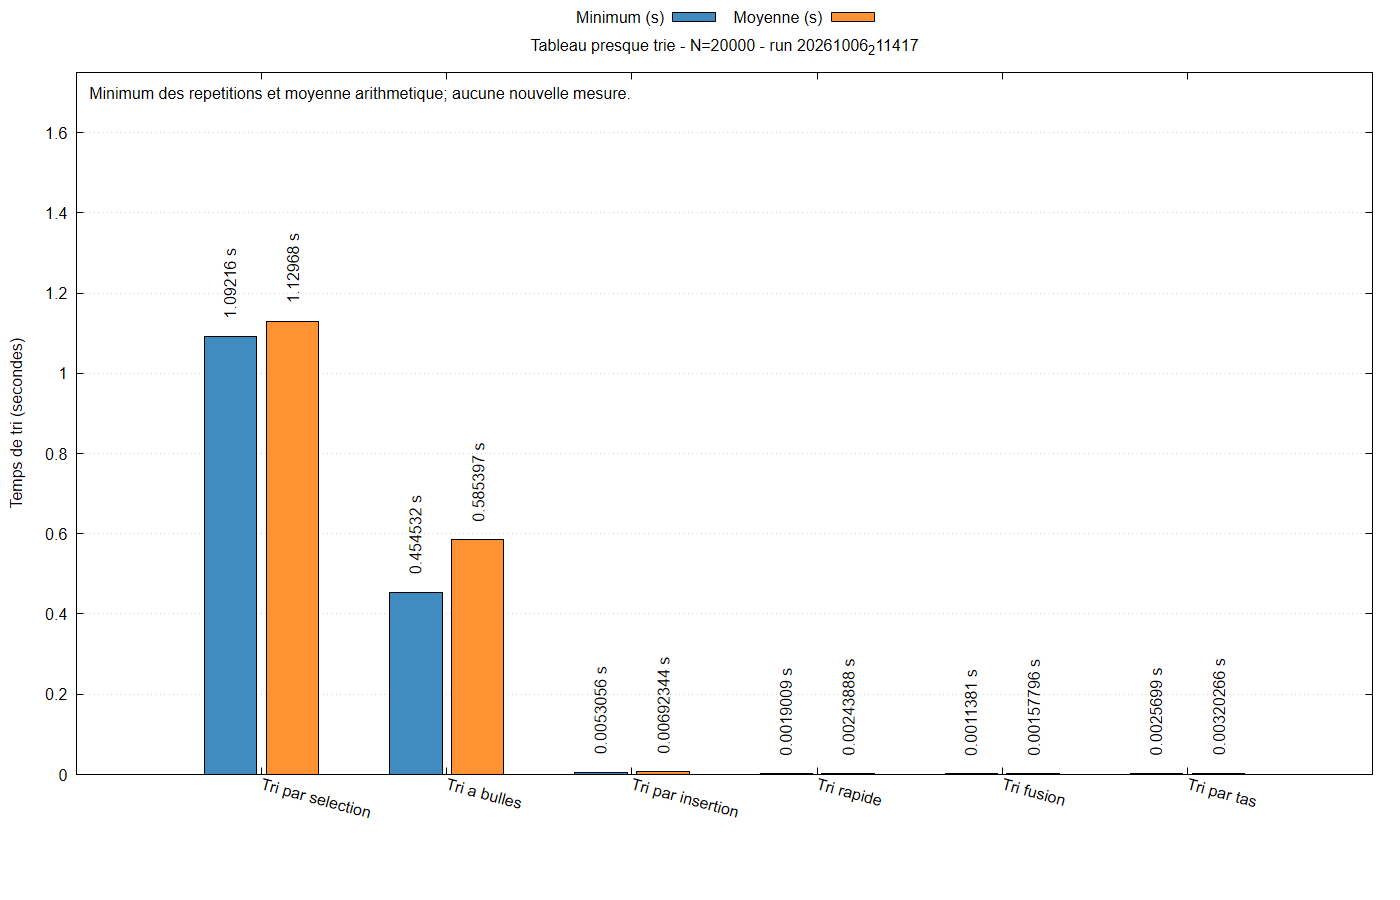

Reproduce this figure in gnuplot.
set encoding utf8
set terminal pngcairo size 1400,900 font 'Arial,12'
set output 'graphiques/20261006_211417/histogrammes/presque_trie_20000.png'
set datafile separator ';'
set datafile missing 'non_mesure'
set title 'Tableau presque trie - N=20000 - run 20261006_211417'
set ylabel 'Temps de tri (secondes)'
set style data histograms
set style histogram clustered gap 1
set style fill solid 0.85 border -1
set boxwidth 0.85
set grid ytics
set key outside top center horizontal
set xtics rotate by -15
set bmargin 7
set yrange [0:1.75099957475]
set label 1 'Minimum des repetitions et moyenne arithmetique; aucune nouvelle mesure.' at graph 0.01,0.97 front
plot 'graphiques/20261006_211417/histogrammes/presque_trie_20000.dat' every ::1 using 2:xticlabels(1) title 'Minimum (s)' lc rgb '#1f77b4', '' every ::1 using 3 title 'Moyenne (s)' lc rgb '#ff7f0e', '' every ::1 using ($0-0.17):2:(sprintf('%.6g s',column(2))) with labels rotate by 90 left offset 0,1 notitle, '' every ::1 using ($0+0.17):3:(sprintf('%.6g s',column(3))) with labels rotate by 90 left offset 0,1 notitle
unset output
